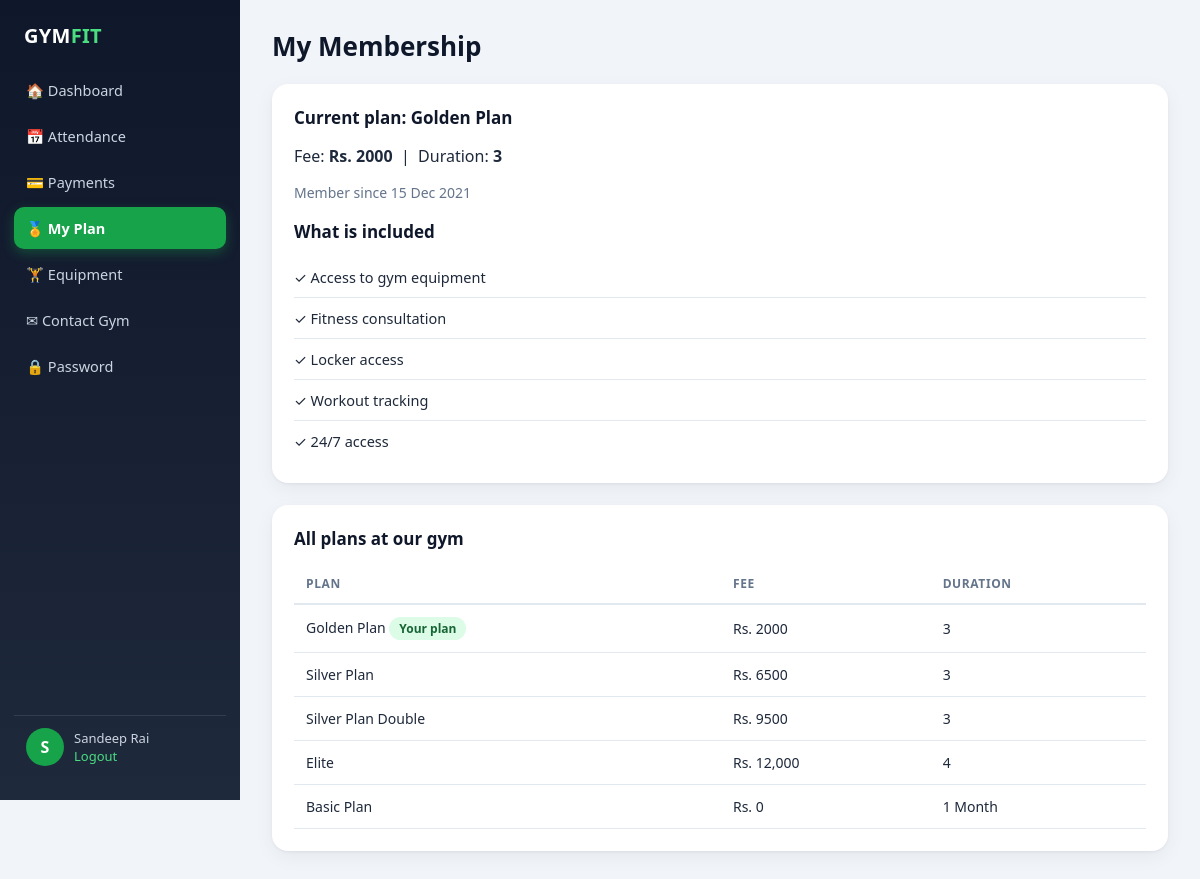
Page /member_plan_details (signed in) on the committed database.
### gym/models.py (models this page shows, shortened)
class Member(models.Model):
    user = models.OneToOneField(User, on_delete=models.CASCADE, null=True, blank=True)
    name = models.CharField(max_length=150, null=True)
    contact = models.CharField(max_length=15, null=True)
    email = models.CharField(max_length=50, null=True)
    gender = models.CharField(max_length=10, null=True)
    plan = models.CharField(max_length=100, null=True)
    joindate = models.DateField(null=True)
    initamount = models.CharField(max_length=100, null=True)

class Plan(models.Model):
    name = models.CharField(max_length=150, null=True)
    amount = models.CharField(max_length=15, null=True)
    duration = models.CharField(max_length=15, null=True)

### gym/views.py (the view)
# urls.py: path('member_plan_details', member_plan_details, name='member_plan_details'),
def member_plan_details(request):
    member, response = _member_guard(request)
    if response:
        return response
    current_plan = Plan.objects.filter(name=(member.plan or '').strip()).first()
    all_plans = Plan.objects.all()
    feature_list = [
        "Access to gym equipment",
        "Fitness consultation",
        "Locker access",
        "Workout tracking",
        "24/7 access",
    ]
    return render(request, 'member_plan.html', {
        'member': member, 'current_plan': current_plan, 'all_plans': all_plans,
        'feature_list': feature_list, 'active': 'plan',
    })

### gym/views.py (called while the page is built)
def _get_member(request):
    if not request.user.is_authenticated:
        return None
    return Member.objects.filter(user=request.user).first()

def _member_guard(request):
    if not request.user.is_authenticated or request.user.is_staff:
        return None, redirect('member_login')
    member = _get_member(request)
    if member is None:
        logout(request)
        messages.error(request, 'No member profile is linked to this account. Please contact the gym admin.')
        return None, redirect('member_login')
    return member, None

### gym/templates/member_plan.html (shortened to what this page needs)
{% extends "member_base.html" %}
{% block content %}
<h1>My Membership</h1>
<div class="card">
  <h2>Current plan: {{ member.plan|default:"None" }}</h2>
  {% if current_plan %}
    <p>Fee: <b>Rs. {{ current_plan.amount }}</b> &nbsp;|&nbsp; Duration: <b>{{ current_plan.duration }}</b></p>
  {% endif %}
  <p class="muted">Member since {{ member.joindate|date:"d M Y" }}</p>
  <h2 style="margin-top:18px">What is included</h2>
  <ul class="plain">{% for f in feature_list %}<li>&#10003; {{ f }}</li>{% endfor %}</ul>
</div>
<div class="card">
  <h2>All plans at our gym</h2>
  <div class="table-scroll"><table>
    <tr><th>Plan</th><th>Fee</th><th>Duration</th></tr>
    {% for p in all_plans %}<tr><td>{{ p.name }} {% if p.name == member.plan %}<span class="tag">Your plan</span>{% endif %}</td><td>Rs. {{ p.amount }}</td><td>{{ p.duration }}</td></tr>{% endfor %}
  </table></div>
</div>
{% endblock %}

### gym/templates/member_base.html (shortened to what this page needs)
<!DOCTYPE html>
<html lang="en">
<head>
</head>
<body>
<aside class="side">
  <div class="logo">GYM<span>FIT</span></div>
  <a class="nav {% if active == 'dashboard' %}on{% endif %}" href="{% url 'member_dashboard' %}">&#127968; Dashboard</a>
  <a class="nav {% if active == 'attendance' %}on{% endif %}" href="{% url 'member_attendance_history' %}">&#128197; Attendance</a>
  <a class="nav {% if active == 'payments' %}on{% endif %}" href="{% url 'member_payment_history' %}">&#128179; Payments</a>
  <a class="nav {% if active == 'plan' %}on{% endif %}" href="{% url 'member_plan_details' %}">&#127941; My Plan</a>
  <a class="nav {% if active == 'equipment' %}on{% endif %}" href="{% url 'member_equipment_list' %}">&#127947; Equipment</a>
  <a class="nav {% if active == 'enquiry' %}on{% endif %}" href="{% url 'member_submit_enquiry' %}">&#9993; Contact Gym</a>
  <a class="nav {% if active == 'password' %}on{% endif %}" href="{% url 'member_change_password' %}">&#128274; Password</a>
  <div class="sp"></div>
  <div class="me"><div class="avatar">{{ member.name|slice:":1"|upper }}</div><div>{{ member.name }}<br><a href="{% url 'logout' %}" style="color:#4ade80;text-decoration:none">Logout</a></div></div>
</aside>
<main class="main">
  {% block content %}{% endblock %}
</main>
</body>
</html>

### gym/templates/member_base.html (style rules this page uses)
:root { --ink:#0f172a;--ink2:#1e293b;--muted:#64748b;--line:#e2e8f0;--bg:#f1f5f9;--card:#fff;--brand:#16a34a;--brand-d:#15803d;--brand-l:#dcfce7;--warn:#f59e0b;--bad:#dc2626 }
* { box-sizing:border-box }
body { margin:0;font-family:"Segoe UI",system-ui,-apple-system,Arial,sans-serif;background:var(--bg);color:var(--ink2);display:flex;min-height:100vh }
a { color:var(--brand-d) }
.side { width:240px;background:linear-gradient(180deg,#0f172a,#1e293b);color:#cbd5e1;padding:22px 14px;position:sticky;top:0;height:100vh;display:flex;flex-direction:column;flex-shrink:0 }
.logo { font-size:20px;font-weight:800;color:#fff;padding:0 10px 20px;letter-spacing:.3px }
.logo span { color:#4ade80 }
.side a.nav { display:flex;align-items:center;gap:12px;color:#cbd5e1;text-decoration:none;padding:11px 12px;border-radius:10px;font-size:14.5px;margin-bottom:4px;transition:.15s }
.side a.nav.on { background:var(--brand);color:#fff;font-weight:600;box-shadow:0 4px 12px rgba(22,163,74,.35) }
.side .sp { flex:1 }
.side .me { display:flex;align-items:center;gap:10px;padding:12px;border-top:1px solid rgba(255,255,255,.1);margin-top:10px;font-size:13px }
.avatar { width:38px;height:38px;border-radius:50%;background:var(--brand);color:#fff;display:flex;align-items:center;justify-content:center;font-weight:700;font-size:16px;flex-shrink:0 }
.main { flex:1;min-width:0;padding:28px 32px }
.main h1 { font-size:26px;margin:0 0 20px;color:var(--ink) }
h2 { font-size:17px;margin:0 0 14px;color:var(--ink) }
.card { background:var(--card);border-radius:16px;padding:22px;box-shadow:0 1px 3px rgba(15,23,42,.06),0 6px 20px rgba(15,23,42,.05);margin-bottom:22px }
.table-scroll { overflow-x:auto }
table { width:100%;border-collapse:collapse;font-size:14px }
th { text-align:left;padding:11px 12px;color:var(--muted);font-size:12px;text-transform:uppercase;letter-spacing:.6px;border-bottom:2px solid var(--line) }
td { padding:12px;border-bottom:1px solid var(--line) }
.muted { color:var(--muted);font-size:14px }
.tag { display:inline-block;background:var(--brand-l);color:#166534;padding:3px 10px;border-radius:999px;font-size:12px;font-weight:700 }
ul.plain { list-style:none;padding:0;margin:0 }
ul.plain li { padding:10px 0;border-bottom:1px solid var(--line);font-size:14.5px }
ul.plain li:last-child { border-bottom:none }

### rows in the picture
Member: name "S", name "Sandeep Rai", plan "Golden Plan", joindate "15 Dec 2021"
Plan: amount "2000", duration "3", name "Golden Plan", shows "Your plan"
Plan: name "Silver Plan", amount "6500", duration "3"
Plan: name "Silver Plan Double", amount "9500", duration "3"
Plan: name "Elite", amount "12,000", duration "4"
Plan: name "Basic Plan", amount "0", duration "1 Month"

### other values in the picture
{{ f }} "Access to gym equipment" "Fitness consultation" "Locker access" "Workout tracking" "24/7 access"
